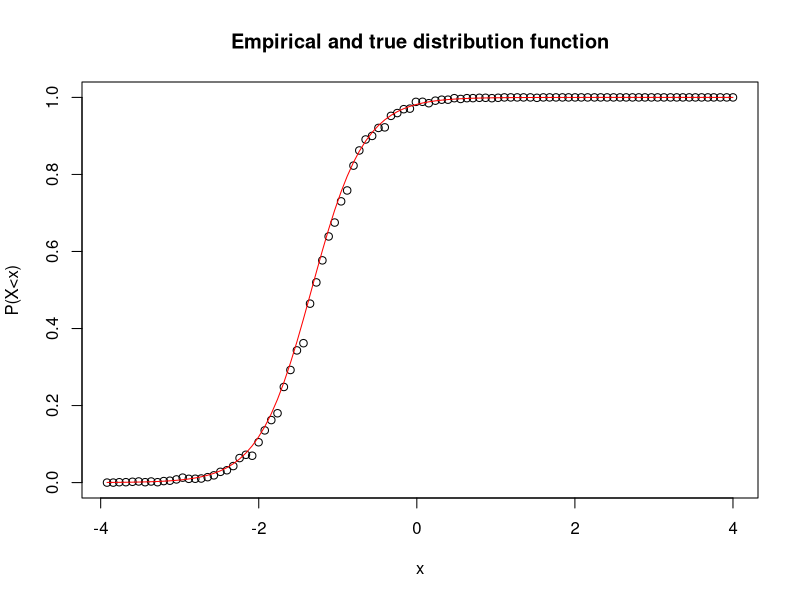
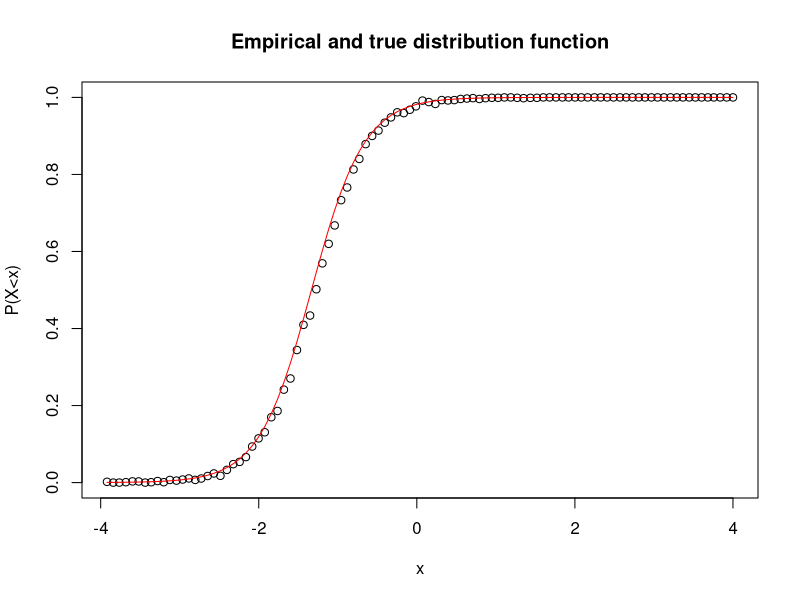
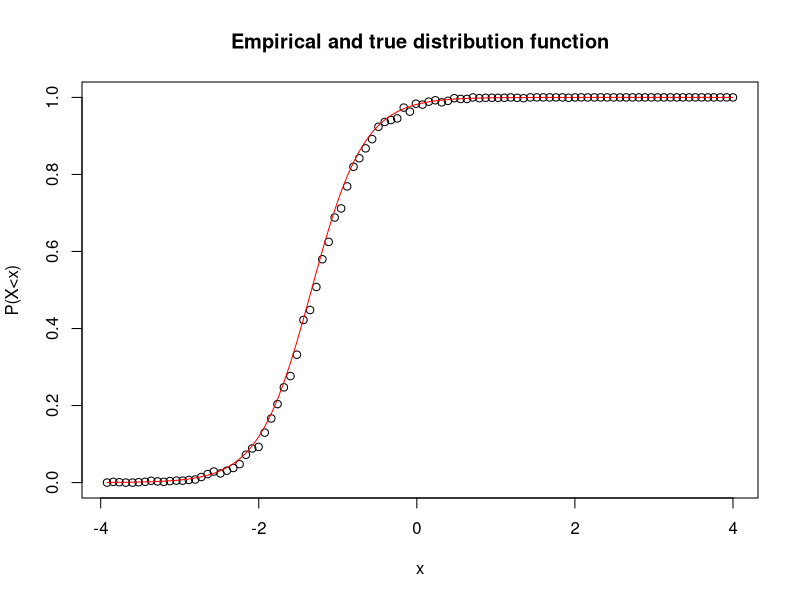
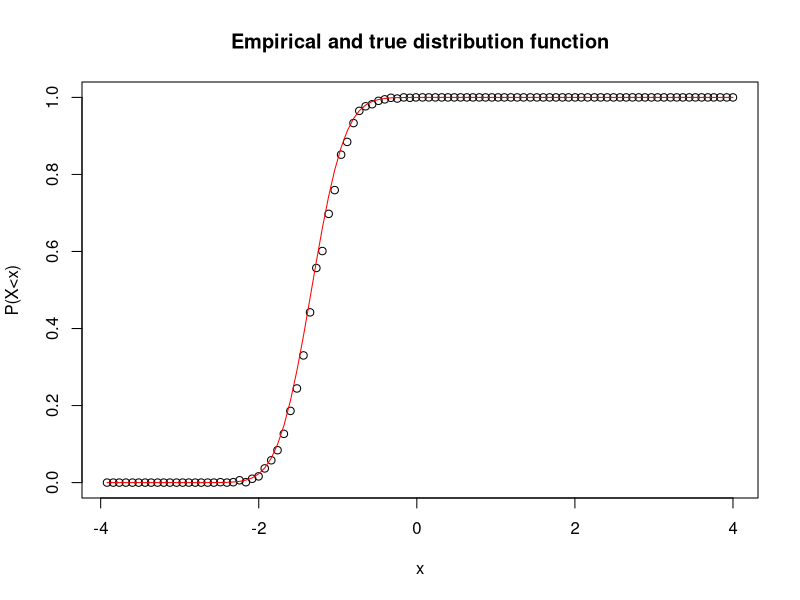
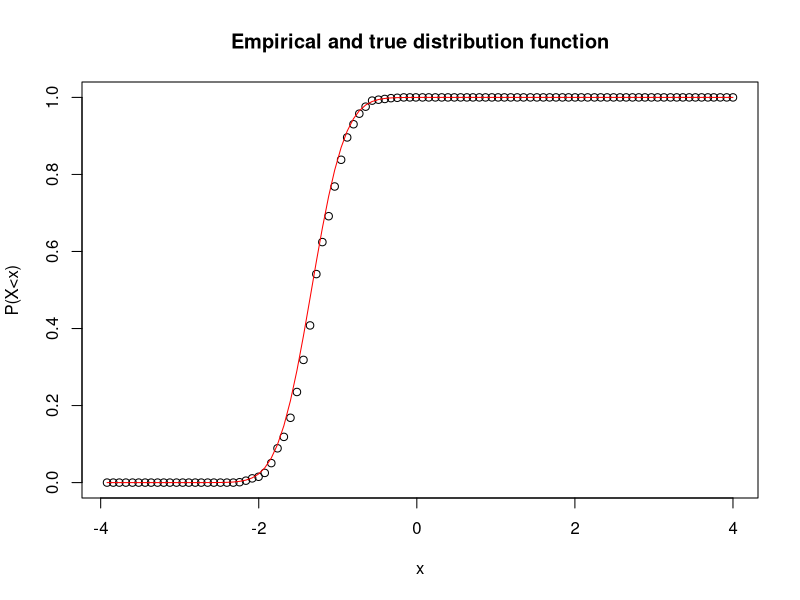
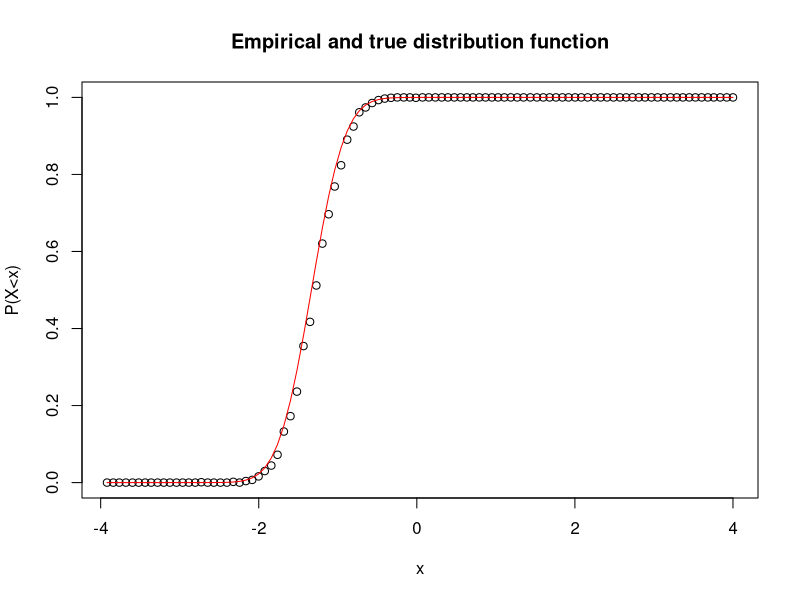

Reproduce these figures in R, in order.
###
# Three ways to sample logistic and probit distributions
#
# In all cases, the model is of the form:
#     E(Y) = g^{-1}(ax+b),
# where Y is a Bernoulli distribution.
#
# For the logistic model, we take g as the sigmoid function.
# For the probit model, we take g as the Normal probability distribution.
###

## Define x values, and parameters of the model
n = 100000
x = runif(n, -4, 4)
a = 3 # slope coefficient
b = 4 # intercept coefficient

############
# Method 1 #
############
# https://en.wikipedia.org/wiki/Logistic_regression 
# (section Latent variable interpretation)
eps = rlogis(n, 0, 1) # logistic model
y_logis1 = ifelse(a*x + b + eps > 0, 1, 0)

eps = rnorm(n, 0, 1) # probit model
y_probit1 = ifelse(a*x + b + eps > 0, 1, 0)

############
# Method 2 #
############
# https://stats.stackexchange.com/questions/20523/
y_probit2 = rbinom(n, size=1, prob=pnorm(a*x+b, sd=1))
y_logis2 = rbinom(n, size=1, prob=plogis(a*x+b, scale=1))

############
# Method 3 #
############
# From the definition in the GLM
U = runif(n)
y_logis3 = ifelse(U < plogis(a*x+b), 1, 0)
y_probit3 = ifelse(U < pnorm(a*x+b), 1, 0)

#########################################
# Verification that sampling is correct #
#########################################
plot_empirical_distribution = function(x, y, nb_cuts = 100,
                                       comparison = plogis) {
  # comparison should be plogis or pnorm.
  # plogis(x) is simply sigmoid(x) = 1/(1+exp(-x))
  cuts = cut(x, nb_cuts, labels = FALSE)
  xval = quantile(x, probs = (1:nb_cuts)/nb_cuts)
  empiric = sapply(1:nb_cuts, function(i){mean(y[which(cuts == i)])})
  plot(xval, empiric, main = "Empirical and true distribution function",
       xlab = "x", ylab = "P(X<x)")
  lines(xval, comparison(a*xval+b), col = "red")
}

plot_empirical_distribution(x, y_logis1, comparison = plogis)
plot_empirical_distribution(x, y_logis2, comparison = plogis)
plot_empirical_distribution(x, y_logis3, comparison = plogis)

plot_empirical_distribution(x, y_probit1, comparison = pnorm)
plot_empirical_distribution(x, y_probit2, comparison = pnorm)
plot_empirical_distribution(x, y_probit3, comparison = pnorm)

####################################
# Verification of the coefficients #
####################################
logitModel1 = glm(y_logis1~x, family=binomial(link="logit"))
logitModel2 = glm(y_logis2~x, family=binomial(link="logit"))
logitModel3 = glm(y_logis3~x, family=binomial(link="logit"))

probitModel1 = glm(y_probit1~x, family=binomial(link="probit"))
probitModel2 = glm(y_probit2~x, family=binomial(link="probit"))
probitModel3 = glm(y_probit3~x, family=binomial(link="probit"))

summary(logitModel1)
summary(logitModel2)
summary(logitModel3)

summary(probitModel1)
summary(probitModel2)
summary(probitModel3)
